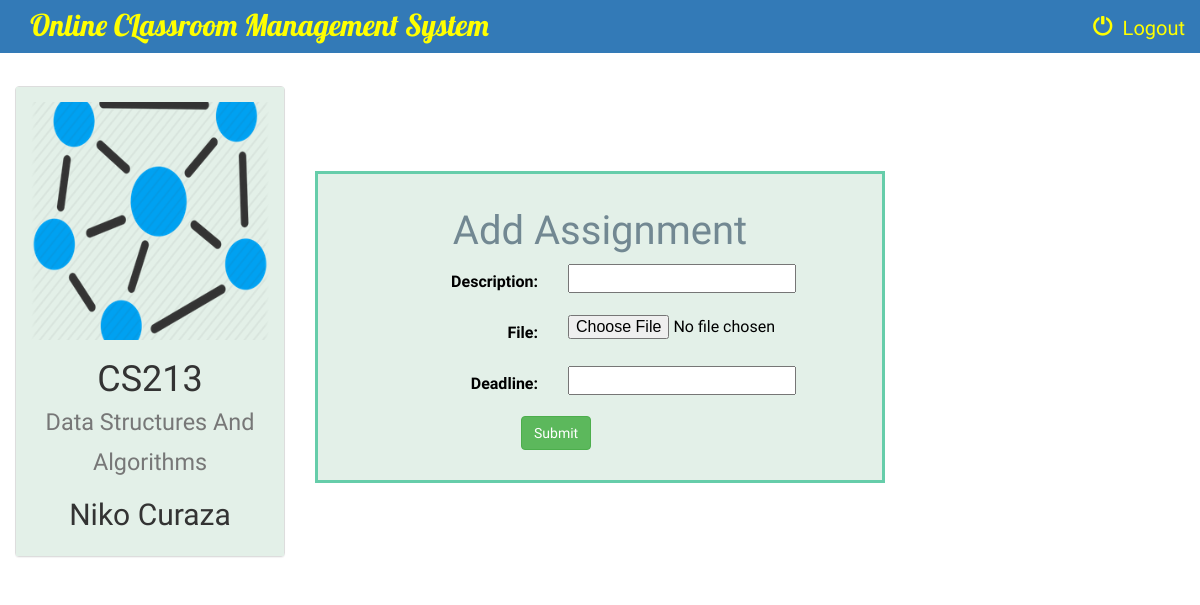
The app's page /instructor/1/add_assignment/ (signed in) with its own data.
### instructor/models.py (models this page shows, shortened)
class Course(models.Model):
    name = models.CharField(max_length=100)
    code = models.CharField(max_length=100)
    instructor = models.ForeignKey(Instructor, on_delete=models.CASCADE)
    course_logo = models.FileField(default=1)

class Instructor(models.Model):
    user = models.ForeignKey(User,on_delete=models.CASCADE, default=1)
    name = models.CharField(max_length=100)
    information = models.CharField(max_length=1000,default=1)
    def __str__(self):
        return self.name

### instructor/views.py (the view, shortened to what this page needs)
# urls.py: path('<int:course_id>/add_assignment/', views.add_assignment, name='add_assignment'),
@login_required
def add_assignment(request, course_id):
    form = AssignmentForm(request.POST or None, request.FILES or None)
    course = Course.objects.get(id=course_id)
    return render(request, 'instructor/create_assignment.html', {'form': form, 'course': course})

### instructor/forms.py
class AssignmentForm(forms.ModelForm):
    class Meta:
        model = Assignment
        fields = ['description', 'file', 'deadline']

### instructor/templates/instructor/create_assignment.html (shortened to what this page needs)
{% extends 'instructor/instructor_basic_page.html' %}
{% block body %}
<br>
<div class="container-fluid">
    <div class="row">
        <div class="col-sm-6 col-md-3">
            <div class="panel panel-default">
                <div class="panel-body" style="background-color: #e3f0e8;border: 0px solid #66cdaa;">
                    <a href="{% url 'instructor:instructor_detail' course.id %}">
                        {% if course.course_logo %}
                            <img src="{{ course.course_logo.url }}" class="img-responsive">
                        {% else %}
                            <h3>No image to display</h3>
                        {% endif %}
                    </a>
                    <h1 align="center">{{ course.code }}<br> <small>{{ course.name }}</small></h1>
                    <h2 align="center">{{ course.instructor }}</h2>
                </div>
            </div>
        </div>
        <br><br><br>
        <div class="col-sm-6">
                <div class="panel-body"style="background-color:#e3f0e8;color:black;border: 3px solid #66cdaa;font-family: 'Abhaya Libre';font-size:16px;">
                    <h3 align="center"; style="text-align:center;font-family:Volkhov,cursive;font-size:40px;color: #728892">Add Assignment</h3>
               <form class="form-horizontal" role="form" action="" method="post" enctype="multipart/form-data">
        {% for field in form %}
        <div class="form-group">
            <div class="col-sm-offset-2 col-sm-10">
            </div>
        <label class="control-label col-sm-5">{{ field.label_tag }}</label>
        <div class="col-sm-5">{{ field }}</div>
        </div>
        {% endfor %}
        <div class="form-group">
            <div class="col-sm-offset-4 col-sm-10">
                <button type="submit" class="btn btn-success">Submit</button>
            </div>
        </div>
    </form>
                </div>
            </div>
    </div>
</div>
{% endblock %}

### instructor/templates/instructor/instructor_basic_page.html (style rules this page uses)
a { color: yellow; }
body { background: url('https://i.pinimg.com/originals/5d/5d/79/5d5d79ab40f17440b11dfdf9cd0f1f08.jpg') no-repeat center center fixed; background-size: cover; font-family: Ledger;font-size: 20px; }

### records on screen
Course: course_logo (picture), code "CS213", name "Data Structures And Algorithms", instructor "Niko Curaza"

### other values on screen
{{ field.label_tag }} "Description:" "File:" "Deadline:"
